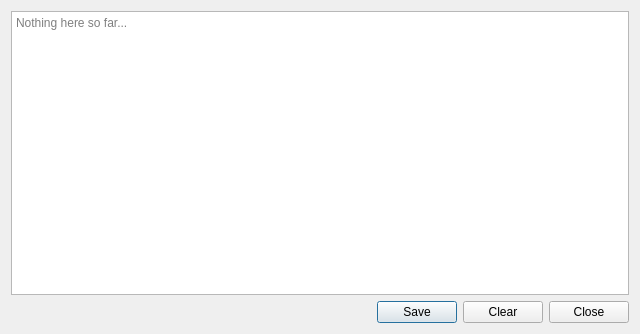
<?xml version="1.0" encoding="UTF-8"?>
<ui version="4.0">
 <class>LogDialog</class>
 <widget class="QDialog" name="LogDialog">
  <property name="geometry">
   <rect>
    <x>0</x>
    <y>0</y>
    <width>640</width>
    <height>334</height>
   </rect>
  </property>
  <property name="windowTitle">
   <string>BotFather - Log Window</string>
  </property>
  <property name="windowIcon">
   <iconset resource="../res/gui.qrc">
    <normaloff>:/gui/black_on_trans.png</normaloff>:/gui/black_on_trans.png</iconset>
  </property>
  <layout class="QVBoxLayout" name="verticalLayout">
   <item>
    <widget class="QTextEdit" name="log_text">
     <property name="readOnly">
      <bool>true</bool>
     </property>
     <property name="placeholderText">
      <string>Nothing here so far...</string>
     </property>
    </widget>
   </item>
   <item>
    <layout class="QHBoxLayout" name="horizontalLayout">
     <item>
      <spacer name="horizontalSpacer">
       <property name="orientation">
        <enum>Qt::Horizontal</enum>
       </property>
       <property name="sizeHint" stdset="0">
        <size>
         <width>40</width>
         <height>20</height>
        </size>
       </property>
      </spacer>
     </item>
     <item>
      <widget class="QPushButton" name="save_button">
       <property name="text">
        <string>Save</string>
       </property>
      </widget>
     </item>
     <item>
      <widget class="QPushButton" name="clear_button">
       <property name="text">
        <string>Clear</string>
       </property>
      </widget>
     </item>
     <item>
      <widget class="QPushButton" name="close_button">
       <property name="text">
        <string>Close</string>
       </property>
      </widget>
     </item>
    </layout>
   </item>
  </layout>
 </widget>
 <resources>
  <include location="../res/gui.qrc"/>
 </resources>
 <connections/>
</ui>
